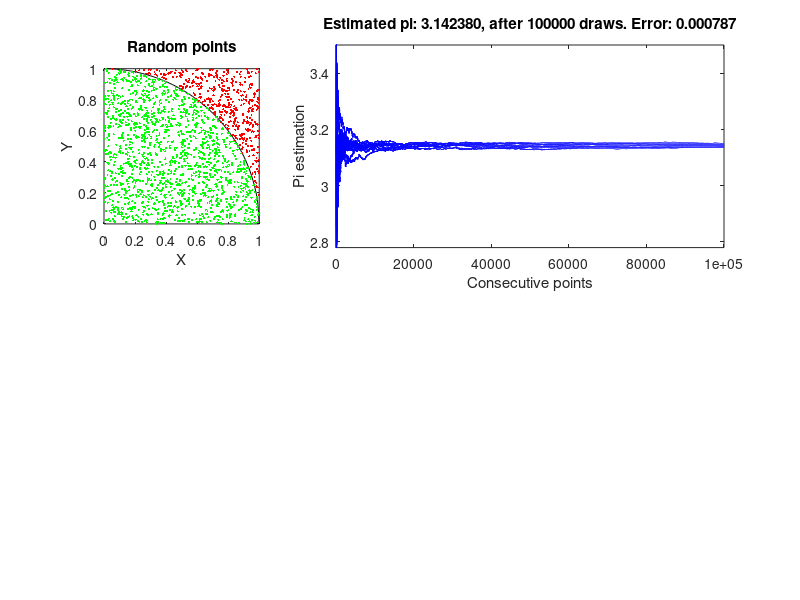

MATLAB code for this plot: (Note: this script raises an error after producing the figure.)
clear;clc;close all;
rng(2^32-1); %or: sum(100*clock), 'default'
%number of points:
N=1e5;
%matrix with 10 different executions of algorithm
wpi=zeros(N,10);


%Add black circle onto the plot
kx=0:0.01:1;
ky=sqrt(1-kx.*kx);
hold on,subplot(2,3,1),plot(kx,ky,'black')

%evaluation of pi and creation of the 1,2 plots
hold on;
for j=1:10
    x=rand(N,1);
    y=rand(N,1);
    count=0;
    for i=1:N
        %counting how many points are inside circle
        if x(i)*x(i)+y(i)*y(i)<=1
            count=count+1;
        end
        %condition so that we won't plot one million points
        if i<200
            if x(i)*x(i)+y(i)*y(i)<=1
                hold on,subplot(2,3,1),plot(x(i),y(i),'g.','MarkerSize',5);
            else
                hold on,subplot(2,3,1),plot(x(i),y(i),'r.','MarkerSize',5);
            end
        end
        wpi(i,j)=count*4/i;
    end
    %plot 2
    hold on,subplot(2,3,[2,3]),plot(linspace(1,N,N),wpi(:,j),'b'),ylim([2.78, 3.5]);
end
%plot 1 additions
subplot(231),pbaspect([1, 1, 1])
subplot(231),title('Random points')
subplot(231),xlabel('X')
subplot(231),ylabel('Y')
%plot 2 additions
subplot(2,3,[2,3]),xlabel('Consecutive points')
subplot(2,3,[2,3]),ylabel('Pi estimation')
pi_final=mean(wpi(N,:));
subplot(2,3,[2,3]),title(sprintf('Estimated pi: %f, after %d draws. Error: %f', pi_final, N,abs(pi-pi_final)))
hold on, subplot(2,3,[2,3]),yline(pi,'r','LineWidth',2);


%boxplots
subplot(2,3,4),boxplot(wpi(1:100,:),'symbol','');
subplot(2,3,5),boxplot(wpi(1:1000,:),'symbol','');
subplot(2,3,6),boxplot(wpi,'symbol','');

%boxplots additions
hold on,subplot(234),yline(pi)
hold on,subplot(235),yline(pi)
hold on,subplot(236),yline(pi)
subplot(234),ylim([2.1,4.1])
subplot(235),ylim([2.1,4.1])
subplot(236),ylim([2.1,4.1])
subplot(234),title('100 draws')
subplot(234),xlabel('Estimated pi')
subplot(234),ylabel('Series')
subplot(235),title('1000 draws')
subplot(235),xlabel('Estimated pi')
subplot(235),ylabel('Series')
subplot(236),title(sprintf('%d draws', N))
subplot(236),xlabel('Estimated pi')
subplot(236),ylabel('Series')